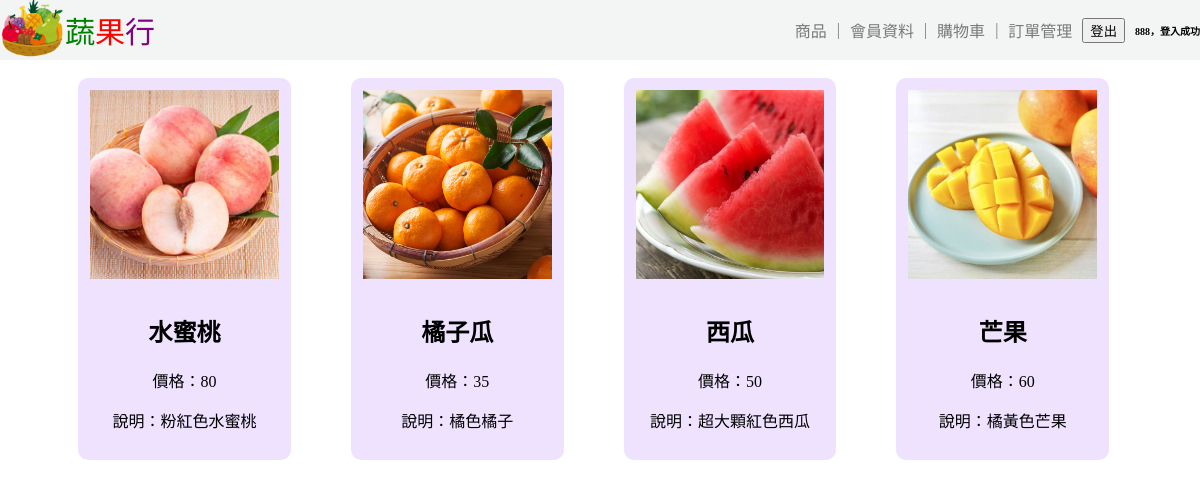
The page /commodity.php (signed in) on the database its author committed.
### tables this page shows
CREATE TABLE `commodity` (
  `cID` int(11) NOT NULL,
  `name` varchar(20) NOT NULL,
  `price` int(11) NOT NULL,
  `cexplain` varchar(100) NOT NULL,
  `quantity` int(100) NOT NULL,
  `image` blob NOT NULL,
  `ud` enum('up','down') NOT NULL
);

### commodity.php (the view, shortened to what this page needs)
<!doctype html>
<html>
<head>
</head>
<body>
<div id="up">
	<div style="display: flex; align-items: center;">
		<a href="<?php echo 'loginok.php'; ?>"><img src="ha/top.png" width="65" height=65" alt=""/></a>
		<a href="<?php echo 'loginok.php'; ?>" style="color: green; font-size: 30px; text-decoration: none;">蔬</a>
		<a href="<?php echo 'loginok.php'; ?>" style="color: red; font-size: 30px; text-decoration: none;">果</a>
		<a href="<?php echo 'loginok.php'; ?>" style="color: purple; font-size: 30px; text-decoration: none;">行</a>
	</div>
		<div id="up_login_register">
		<?php
		$commodity = "commodity.php";
		echo '<a href="' . $commodity . '" style="color: #7A7A7A; text-decoration: none;">商品</a>';
		echo '<font color="#7A7A7A"> | </font>';
		$member_profile = "cmember.php";
		echo '<a href="' . $member_profile . '" style="color: #7A7A7A; text-decoration: none;">會員資料</a>';
		echo '<font color="#7A7A7A"> | </font>';
		$member_profile = "ccar.php";
		echo '<a href="' . $member_profile . '" style="color: #7A7A7A; text-decoration: none;">購物車</a>';
		echo '<font color="#7A7A7A"> | </font>';
		$member_profile = "corder.php";
		echo '<a href="' . $member_profile . '" style="color: #7A7A7A; text-decoration: none;">訂單管理</a>';
		?>
		<form method="post" action="">
			<input type="submit" value="登出" name="logout" />
		</form>
		<?php
		if (isset($_SESSION['caccount']))
		{
			echo '<span style="font-size:10px; font-weight: bold ">' . $_SESSION['caccount'] . '，登入成功</span>';
		}
		?>
	</div>
</div>
<?php
	include("database.php");
	$sql_query = "SELECT * FROM commodity WHERE ud = 'up'";
	$select_result = mysqli_query($db_link, $sql_query);
?>
<div id="product-list" style="display: flex; flex-wrap: wrap;">
    <?php while ($row = mysqli_fetch_assoc($select_result)): ?>
        <div class="product" style="flex-basis: 20%; padding: 12px; box-sizing: border-box;">
			<a href="product_detail.php?cID=<?php echo $row["cID"]; ?>" style="text-decoration: none; color: black;">
            <img src="<?php echo $row["image"]; ?>" alt="商品圖片" style="max-width: 100%;">
            <h2><?php echo $row["name"]; ?></h2>
            <p>價格：<?php echo $row["price"]; ?></p>
            <p>說明：<?php echo substr($row["cexplain"], 0, 21) . (strlen($row["cexplain"]) > 21 ? '...' : ''); ?></p>
        </div>
    <?php endwhile; ?>
</div>
</body>
</html>

### commodity.php (style rules this page uses)
body { display: flex; flex-direction: row; flex-wrap: wrap; justify-content: flex-start; align-items: flex-start; gap: 400px; padding: 60px; }
#up { position: fixed; top: 0; left: 0; right: 0; width: auto; height: 45pt; background-color: #F3F4F4; display: flex; justify-content: space-between; align-items: center; }
#up_login_register { display: flex; justify-content: flex-end; align-items: center; gap: 10px; }
#product-list { display: flex; flex-wrap: wrap; gap: 20px; }
.product { background-color: rgba(233,217,255,0.75); padding: 20px; border-radius: 10px; width: calc(20% - 15px); text-align: center; margin-bottom: 20px; margin: 10px; }
.product img { width: 100%; height: auto; margin-bottom: 10px; }

### rows shown on the page
commodity: image (picture), name "水蜜桃", price "80", cexplain "粉紅色水蜜桃"
commodity: image (picture), name "橘子瓜", price "35", cexplain "橘色橘子"
commodity: image (picture), name "西瓜", price "50", cexplain "超大顆紅色西瓜"
commodity: image (picture), name "芒果", price "60", cexplain "橘黃色芒果"

### other values the page prints
$_SESSION['caccount'] "888"
